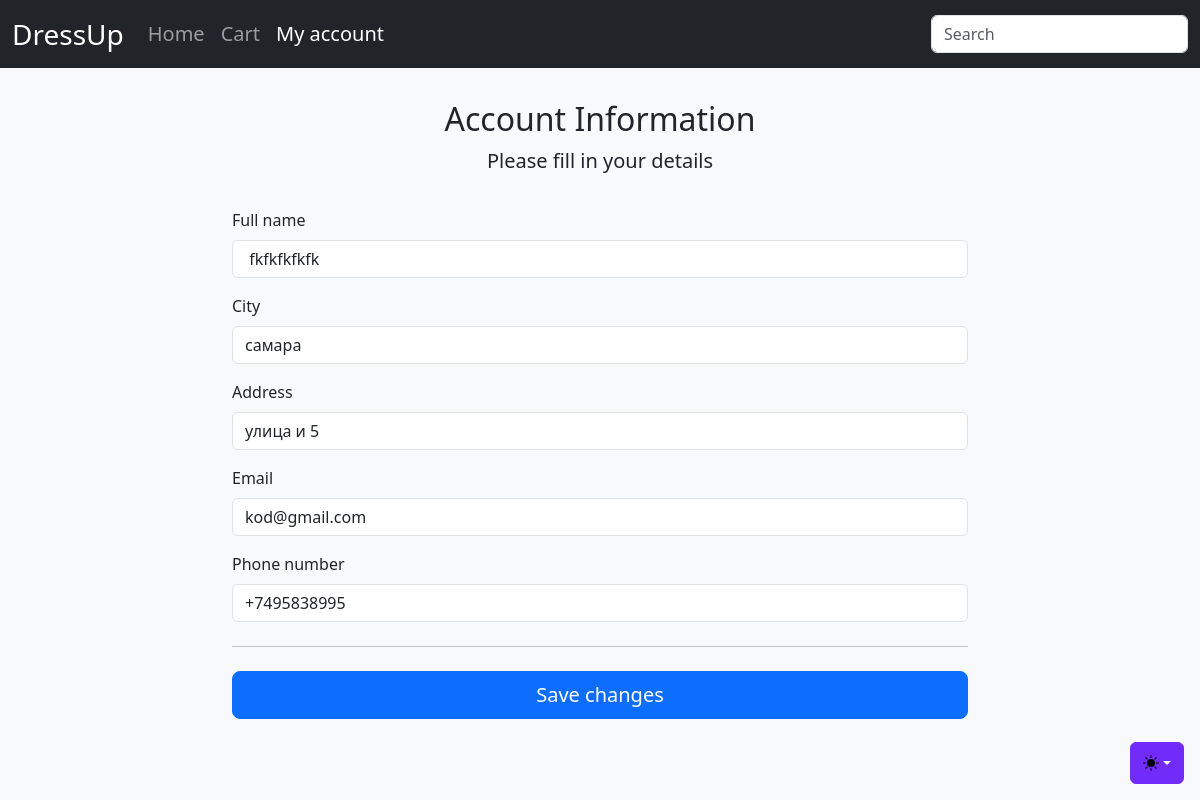
The app's page /profile (signed in) with its own data.
### data.py (models this page shows)
class User(UserMixin, db.Model):
    id = db.Column(db.Integer, primary_key=True)
    email = db.Column(db.String(120), unique=True, nullable=False)
    password = db.Column(db.String(128), nullable=False)
    name = db.Column(db.String(100))
    phone = db.Column(db.String(100))
    city = db.Column(db.String(100))
    address = db.Column(db.String(100))
    orders = db.relationship('Order', backref='user', lazy=True)

### app.py (the view, shortened to what this page needs)
@app.route("/profile", methods=['GET', 'POST'])
def profile():
    return render_template('profile.html', user=current_user)

### app.py (called while the page is built)
@login_manager.user_loader
def load_user(user_id):
    return User.query.get(int(user_id))

### templates/profile.html (shortened to what this page needs)
<!doctype html>
<html lang="en" data-bs-theme="auto">
  <head>
    <link href="../static/css/bootstrap.min.css" rel="stylesheet">
  </head>
  <body class="bg-body-tertiary">
    {% include 'partials/theme_switcher.html' %}
    {% include 'partials/navbar.html' %}
    <div class="container">
      <main>
        <div class="form-container">
          <div class="form-header">
            <h2>Account Information</h2>
            <p class="lead">Please fill in your details</p>
          </div>
          <form class="needs-validation" method="POST" novalidate>
            <div class="row g-3">
              <div class="col-12">
                <label for="fullName" class="form-label">Full name</label>
                <input type="text" class="form-control" id="fullName" name="full_name"
                       value="{% if user %}{{ user.name }}{% endif %}"
                       placeholder="Your full name" required>
              </div>
              <div class="col-12">
                <label for="city" class="form-label">City</label>
                <input type="text" class="form-control" id="city" name="city"
                       value="{{ user.city if user else '' }}" placeholder="Your city" required>
              </div>
              <div class="col-12">
                <label for="address" class="form-label">Address</label>
                <input type="text" class="form-control" id="address" name="address"
                       value="{{ user.address if user else '' }}" placeholder="Street and house number" required>
              </div>
              <div class="col-12">
                <label for="email" class="form-label">Email</label>
                <input type="email" class="form-control" id="email" name="email"
                       value="{{ user.email if user else '' }}" placeholder="you@example.com" required>
              </div>
              <div class="col-12">
                <label for="phone" class="form-label">Phone number</label>
                <input type="tel" class="form-control" id="phone" name="phone"
                       value="{{ user.phone if user else '' }}" placeholder="+1234567890" required>
              </div>
            </div>
            <hr class="my-4">
            <button class="w-100 btn btn-primary btn-lg" type="submit">Save changes</button>
          </form>
        </div>
      </main>
    </div>
  </body>
</html>

### templates/profile.html (style rules this page uses)
body { background-color: var(--bs-body-bg); color: var(--bs-body-color); }
.form-container { max-width: 800px; margin: 0 auto; padding: 2rem; }
.form-header { text-align: center; margin-bottom: 2rem; }

### records on screen
User: full_name "fkfkfkfkfk", city "самара", address "улица и 5", email "kod@gmail.com", phone "+7495838995"
